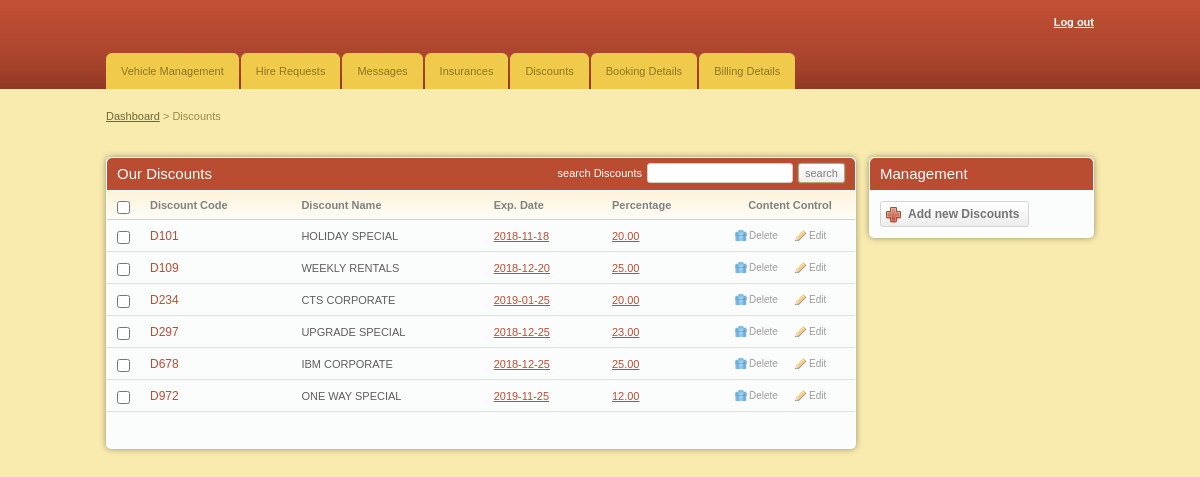
Screenshot of /admin/add_discount.php (signed in) with the database file from the repository.
### tables this page shows
CREATE TABLE `discount_details` (
  `DISCOUNT_CODE` char(4) NOT NULL,
  `DISCOUNT_NAME` varchar(25) NOT NULL,
  `EXPIRY_DATE` date NOT NULL,
  `DISCOUNT_PERCENTAGE` decimal(4,2) NOT NULL
);

### admin/add_discount.php (the view, shortened to what this page needs)
<!DOCTYPE html PUBLIC "-//W3C//DTD XHTML 1.0 Transitional//EN" "http://www.w3.org/TR/xhtml1/DTD/xhtml1-transitional.dtd">
<html xmlns="http://www.w3.org/1999/xhtml">
<head>
<link rel="stylesheet" href="css/style.css" type="text/css" media="all" />
</head>
<body>
<div id="header">
<div class="shell">
<?php
include 'menu.php';
?>
</div>
</div>
<div id="container">
<div class="shell">
<div class="small-nav">
<a href="index.php">Dashboard</a>
<span>&gt;</span>
Discounts
</div>
<br />
<div id="main">
<div id="content">
<div class="box">
<div class="box-head">
<h2 class="left">Our Discounts</h2>
<div class="right">
<label>search Discounts</label>
<input type="text" class="field small-field" />
<input type="submit" class="button" value="search" />
</div>
</div>
<div class="table">
<table width="100%" border="0" cellspacing="0" cellpadding="0">
<tr>
<th width="13"><input type="checkbox" class="checkbox" /></th>
<th>Discount Code</th>
<th>Discount Name</th>
<th>Exp. Date</th>
<th>Percentage</th>
<th width="110" class="ac">Content Control</th>
</tr>
<?php
include '../includes/config.php';
$select = "SELECT * FROM discount_details";
$result = $conn->query($select);
while($row = $result->fetch_assoc()){
?>
<tr>
<td><input type="checkbox" class="checkbox" /></td>
<td><h3><a href="#"><?php echo $row['DISCOUNT_CODE'] ?></a></h3></td>
<td><?php echo $row['DISCOUNT_NAME'] ?></td>
<td><a href="#"><?php echo $row['EXPIRY_DATE'] ?></a></td>
<td><a href="#"><?php echo $row['DISCOUNT_PERCENTAGE'] ?></a></td>
<td><a href="javascript:sureToApprove(<?php echo $row['DISCOUNT_CODE'];?>)" class="ico del">Delete</a>
<a href="javascript:sureToApprove1(<?php echo $row['DISCOUNT_CODE'];?>)" class="ico edit">Edit</a></td>
</tr>
<?php
}
?>
</table>
<div class="pagging">
</div>
</div>
</div>
</div>
</div>
<div id="sidebar">
<div class="box">
<div class="box-head">
<h2>Management</h2>
</div>
<div class="box-content">
<a href="add_dcounts.php" class="add-button"><span>Add new Discounts</span></a>
</body>
</html>

### admin/css/style.css (style rules this page uses)
* { padding:0; margin:0; outline:0; }
body { background:#f9ebae; font-family: Verdana, sans-serif; font-size:11px; line-height:14px; color:#5e5e5e; }
input, textarea, select { font-family: Verdana, sans-serif; font-size:13px; }
.field { border:solid 1px #d3cfc7; background:#fff; padding:5px; }
.small-field { border:solid 1px #d3cfc7; background:#fff; padding:3px 1px; font-size:11px; }
.checkbox { width:13px; height:13px; vertical-align:top; position:relative; top:2px; }
.button { background:#eee url(images/button.gif) repeat-x 0 0; border:solid 1px #b1a874; color:#7f7f7f; font-size:11px; padding:2px 6px 2px 6px; cursor:pointer; line-height:14px !important; }
a { color:#ba4c32; text-decoration: underline; cursor:pointer; }
.left, .alignleft { float:left; display:inline; }
.right, .alignright { float:right; display:inline; }
.ac { text-align: center !important; }
h2 { font-size:15px; font-weight: normal; }
h3 { font-size:12px; line-height:14px; font-weight: normal; }
h3 a { text-decoration: none; }
.shell { width:988px; margin:0 auto; }
#header { height:89px; background:url(images/header.gif); white-space:nowrap; }
#container { padding:20px 0; }
.small-nav { color:#978b48; padding-bottom:20px; }
.small-nav a { color:#6f6636; }
#content { float:left; width:750px; }
#sidebar { float:right; width:225px; }
.table th { background:#fffdfa url(images/th.gif) repeat-x 0 0; color:#818181; text-align: left; padding:7px 10px; border-bottom:solid 1px #d2d1cb; }
.table td { background:#fbfcfc; border-bottom:solid 1px #e0e0e0; padding:8px 10px; }
.box { background:#fbfcfc; height:100%; padding:1px; margin-bottom:20px; }
.box-head { background:#ba4c32; height:32px; color:#fff; padding: 0 10px; line-height:32px; white-space:nowrap; border-bottom:solid 1px #fff; }
.box-head .right { padding-top:5px; line-height:13px; }
.box-head .right label, .box-head .right input { float:left; }
.box-head .right label { padding:4px 0 0 0; }
.box-head .right input { margin-left:5px; }
.pagging { height:20px; padding:8px 10px; line-height:19px; color:#949494; }
a.ico { color:#9d9c9a; font-size:10px; text-decoration: none; padding:0 0 0 14px; background-repeat:no-repeat; background-position:0 0; }
a.del { background-image:url(images/del.gif) }
a.edit { background-image:url(images/edit.gif); margin-left:14px; }
.box-content { padding:10px; }
.add-button, .add-button span { float:left; height:26px; background:url(images/add-button.gif) no-repeat 0 0; padding:0 0 0 28px; }
.add-button span { background-position:right 0; padding:0 10px 0 0; }
.add-button { font-weight: bold; font-size:12px; color:#747474; text-decoration: none; line-height:26px; }
.box { -moz-border-radius:5px; -webkit-border-radius:5px; -moz-box-shadow: 0 0 6px #978f6c; -webkit-box-shadow: 0 0 6px #978f6c; }
.box-head { -moz-border-radius-topleft:5px; -moz-border-radius-topright:5px; -webkit-border-top-left-radius:5px; -webkit-border-top-right-radius:5px; }
.field, .button { -moz-border-radius:4px; -webkit-border-radius:4px; }
.small-field, .button, .pagging a { -moz-border-radius:3px; -webkit-border-radius:3px; }
.button { -moz-box-shadow: 0 0 2px #978f6c; -webkit-box-shadow: 0 0 2px #978f6c; }

### rows the page displays
discount_details: DISCOUNT_CODE "D101", DISCOUNT_NAME "HOLIDAY SPECIAL", EXPIRY_DATE "2018-11-18", DISCOUNT_PERCENTAGE "20.00"
discount_details: DISCOUNT_CODE "D109", DISCOUNT_NAME "WEEKLY RENTALS", EXPIRY_DATE "2018-12-20", DISCOUNT_PERCENTAGE "25.00"
discount_details: DISCOUNT_CODE "D234", DISCOUNT_NAME "CTS CORPORATE", EXPIRY_DATE "2019-01-25", DISCOUNT_PERCENTAGE "20.00"
discount_details: DISCOUNT_CODE "D297", DISCOUNT_NAME "UPGRADE SPECIAL", EXPIRY_DATE "2018-12-25", DISCOUNT_PERCENTAGE "23.00"
discount_details: DISCOUNT_CODE "D678", DISCOUNT_NAME "IBM CORPORATE", EXPIRY_DATE "2018-12-25", DISCOUNT_PERCENTAGE "25.00"
discount_details: DISCOUNT_CODE "D972", DISCOUNT_NAME "ONE WAY SPECIAL", EXPIRY_DATE "2019-11-25", DISCOUNT_PERCENTAGE "12.00"
